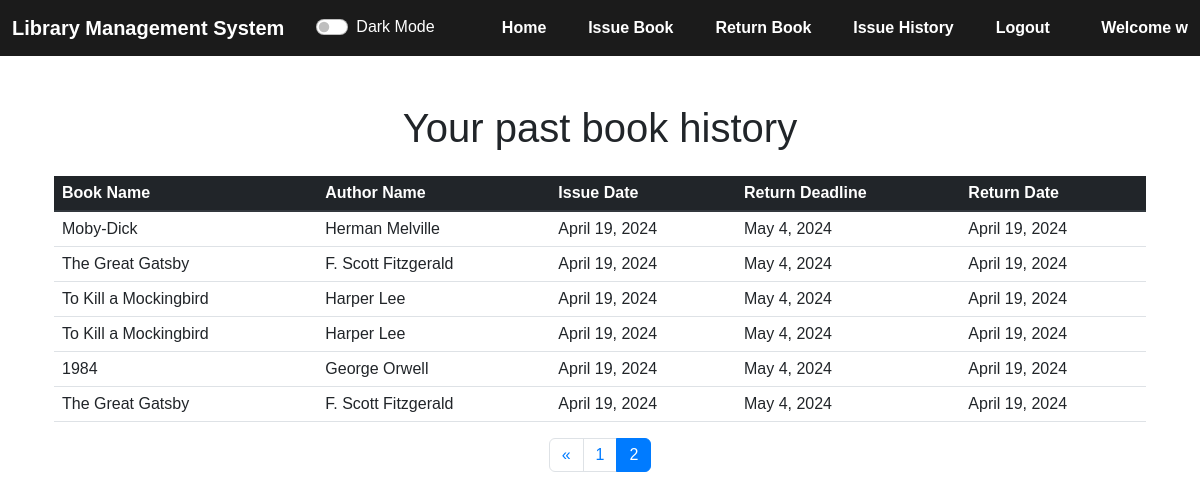
Screenshot of /history/?page=2 (signed in) with the database file from the repository.
### lmsapp/models.py (models this page shows, shortened)
class IssuedItem(models.Model):
    book_id = models.ForeignKey(Book, on_delete=models.CASCADE)
    user_id = models.ForeignKey(User, on_delete=models.CASCADE)
    issue_date = models.DateField(default=date.today(), blank=False)
    @property
    def return_deadline(self):
        return self.issue_date + timedelta(days=15)
    return_date = models.DateField(blank=True, null=True)

class Book(models.Model):
    book_pic_url = models.CharField(max_length=2000)
    book_name = models.CharField(max_length=150)
    author_name = models.CharField(max_length=200)
    quantity = models.IntegerField(default=1)
    subject = models.CharField(max_length=2000)
    book_add_time = models.TimeField(default=timezone.now())
    book_add_date = models.DateField(default=date.today())
    class Meta:
        unique_together = ("book_name", "author_name")

### lmsapp/views.py (the view)
# urls.py: path("history/", views.history, name="history"),
@login_required(login_url="login")
def history(request):
    try:
        my_items = IssuedItem.objects.filter(user_id=request.user).order_by("-issue_date")
        paginator = Paginator(my_items, 10)
        page_number = request.GET.get("page")
        show_data_final = paginator.get_page(page_number)
        return render(request, "history.html", {"books": show_data_final})
    except Exception as e:
        messages.error(request, str(e))
        return redirect("/")

### lmsapp/templates/history.html (shortened to what this page needs)
{% extends 'base.html' %}
{% block content %}
  <div class="container mt-5 darkTable">
    <h1 class="text-center mb-4" data-aos="fade-up" data-aos-duration="400">Your past book history</h1>
    <div class="container" data-aos="fade-up" data-aos-duration="400">
      <table class="table ">
        <thead class="thead-dark">
          <tr>
            <th scope="col">Book Name</th>
            <th scope="col">Author Name</th>
            <th scope="col">Issue Date</th>
            <th scope="col">Return Deadline</th>
            <th scope="col">Return Date</th>
          </tr>
        </thead>
        <tbody>
          {% for book in books %}
            <tr>
              <td>{{ book.book_id.book_name }}</td>
              <td>{{ book.book_id.author_name }}</td>
              <td>{{ book.issue_date }}</td>
              <td>{{ book.return_deadline }}</td>
              <td>{{ book.return_date }}</td>
            </tr>
          {% endfor %}
        </tbody>
      </table>
    </div>
    <div class="mx-auto" style="width: 200px">
      <nav aria-label="Page navigation example">
        <ul class="pagination">
          {% if books.has_previous %}
            <li class="page-item">
              <a class="page-link" href="?page={{ books.previous_page_number }}" tabindex="-1" aria-disabled="true">&laquo;</a>
            </li>
          {% endif %}
          {% for i in 'x'|ljust:books.paginator.num_pages %}
            <li class="page-item {% if forloop.counter == books.number %}active{% endif %}">
              {% if books.paginator.num_pages > 1 %}
                <a class="page-link" href="?page={{ forloop.counter }}">{{ forloop.counter }}</a>
              {% endif %}
            </li>
          {% endfor %}
        </ul>
      </nav>
    </div>
  </div>
{% endblock %}

### lmsapp/templates/base.html (shortened to what this page needs)
{% load static %}
<!DOCTYPE html>
<html lang="en">
  <head>
    <link rel="stylesheet" href="https://cdn.jsdelivr.net/npm/bootstrap@4.0.0/dist/css/bootstrap.min.css" />
    <link href="https://cdn.jsdelivr.net/npm/bootstrap@5.2.3/dist/css/bootstrap.min.css" rel="stylesheet" />
    <link href="https://cdn.rawgit.com/michalsnik/aos/2.3.4/dist/aos.css" rel="stylesheet" />
  </head>
  <body>
    <nav class="navbar navbar-expand-lg">
      <div class="container-fluid">
        <a class="navbar-brand" href="/">Library Management System</a>
        <div class="form-check form-switch mx-3">
          <input class="form-check-input" type="checkbox" id="darkModeSwitcher" />
          <label class="form-check-label darkMode" for="darkModeSwitcher">Dark Mode</label>
        </div>
        <div class="collapse navbar-collapse" id="navbarNav">
          <ul class="navbar-nav m-auto mb-lg-0">
            {% if not user.is_authenticated %}
              <li class="nav-item">
                <a class="nav-link" href="/login/">Login</a>
              </li>
              <li class="nav-item">
                <a class="nav-link" href="/register/">Register</a>
              </li>
            {% else %}
              <li class="nav-item">
                <a class="nav-link" href="/">Home</a>
              </li>
              <li class="nav-item">
                <a class="nav-link" href="/issue/">Issue Book</a>
              </li>
              <li class="nav-item">
                <a class="nav-link" href="/return_item/">Return Book</a>
              </li>
              <li class="nav-item">
                <a class="nav-link" href="/history/">Issue History</a>
              </li>
              <li class="nav-item">
                <a class="nav-link" href="/logout/">Logout</a>
              </li>
            {% endif %}
          </ul>
          {% if user.is_authenticated %}
            <span class="navbar-text">Welcome {{ request.user.first_name }}</span>
          {% endif %}
        </div>
      </div>
    </nav>
    {% block content %}
    {% endblock %}
  </body>
</html>

### lmsapp/templates/base.html (style rules this page uses)
* { font-family: sans-serif; }
.nav-link { font-weight: 800; color: white; }
.navbar-text { font-weight: 800; color: white; }
.navbar-nav { width: 80%; justify-content: space-around; }
.navbar-brand { color: white; font-weight: 600; }
.navbar { background-color: #1b1b1b; }
body { margin: 0px; padding: 0px; color: #212529; overflow-x: hidden; }
.darkMode { color: white; }

### lmsapp/templates/history.html (style rules this page uses)
.table thead th { border-top: none; }
.pagination { justify-content: center; }
.pagination .page-item.active .page-link { background-color: #007bff; border-color: #007bff; }
.pagination .page-item.active .page-link { color: #ffffff; }
.pagination .page-link { color: #007bff; }

### rows the page displays
IssuedItem: book_id.book_name "Moby-Dick", book_id.author_name "Herman Melville", issue_date "April 19, 2024", return_deadline "May 4, 2024", return_date "April 19, 2024"
IssuedItem: book_id.book_name "The Great Gatsby", book_id.author_name "F. Scott Fitzgerald", issue_date "April 19, 2024", return_deadline "May 4, 2024", return_date "April 19, 2024"
IssuedItem: book_id.book_name "To Kill a Mockingbird", book_id.author_name "Harper Lee", issue_date "April 19, 2024", return_deadline "May 4, 2024", return_date "April 19, 2024"
IssuedItem: book_id.book_name "To Kill a Mockingbird", book_id.author_name "Harper Lee", issue_date "April 19, 2024", return_deadline "May 4, 2024", return_date "April 19, 2024"
IssuedItem: book_id.book_name "1984", book_id.author_name "George Orwell", issue_date "April 19, 2024", return_deadline "May 4, 2024", return_date "April 19, 2024"
IssuedItem: book_id.book_name "The Great Gatsby", book_id.author_name "F. Scott Fitzgerald", issue_date "April 19, 2024", return_deadline "May 4, 2024", return_date "April 19, 2024"

### other values shown
{{ request.user.first_name }} "w"
